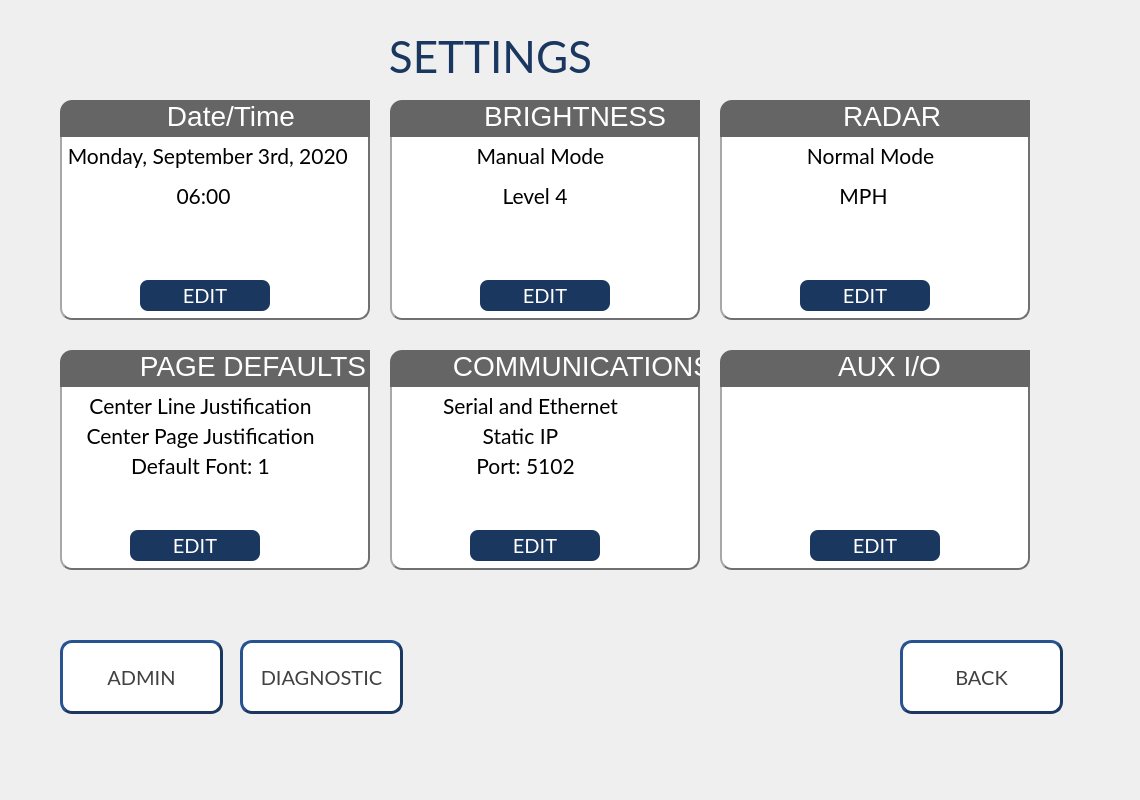
<?xml version="1.0" encoding="UTF-8"?>
<ui version="4.0">
 <class>HNS_Settings_Screen</class>
 <widget class="QWidget" name="HNS_Settings_Screen">
  <property name="geometry">
   <rect>
    <x>0</x>
    <y>0</y>
    <width>1140</width>
    <height>800</height>
   </rect>
  </property>
  <property name="windowTitle">
   <string>Form</string>
  </property>
  <widget class="QGroupBox" name="GB_Radar">
   <property name="geometry">
    <rect>
     <x>720</x>
     <y>100</y>
     <width>310</width>
     <height>220</height>
    </rect>
   </property>
   <property name="font">
    <font>
     <pointsize>21</pointsize>
    </font>
   </property>
   <property name="styleSheet">
    <string notr="true">QGroupBox{
	background-color:#FFFFFF;
	border-style:outset;
	border-radius:12px;
	border-radius:12px;
	border-color:#707070;
	border-width:2px
}

QGroupBox::title{
	background-color:#656565;
	color:#FFFFFF;
	padding-left:119px;
	padding-right:119px;
	padding-bottom:5px;
	subcontrol-position: top left;
	border-top-left-radius:12px;
	border-top-right-radius:12px;
}</string>
   </property>
   <property name="title">
    <string>RADAR</string>
   </property>
   <property name="alignment">
    <set>Qt::AlignCenter</set>
   </property>
   <widget class="QLabel" name="LBL_Settings_RadarMode">
    <property name="geometry">
     <rect>
      <x>40</x>
      <y>40</y>
      <width>221</width>
      <height>31</height>
     </rect>
    </property>
    <property name="font">
     <font>
      <family>Lato</family>
      <pointsize>16</pointsize>
     </font>
    </property>
    <property name="text">
     <string>Normal Mode</string>
    </property>
    <property name="alignment">
     <set>Qt::AlignCenter</set>
    </property>
   </widget>
   <widget class="QLabel" name="LBL_Settings_RadarUnits">
    <property name="geometry">
     <rect>
      <x>110</x>
      <y>80</y>
      <width>67</width>
      <height>31</height>
     </rect>
    </property>
    <property name="font">
     <font>
      <family>Lato</family>
      <pointsize>16</pointsize>
     </font>
    </property>
    <property name="text">
     <string>MPH</string>
    </property>
    <property name="alignment">
     <set>Qt::AlignCenter</set>
    </property>
   </widget>
   <widget class="QPushButton" name="PB_Settings_Radar">
    <property name="geometry">
     <rect>
      <x>80</x>
      <y>180</y>
      <width>130</width>
      <height>31</height>
     </rect>
    </property>
    <property name="font">
     <font>
      <family>Lato</family>
      <pointsize>15</pointsize>
     </font>
    </property>
    <property name="styleSheet">
     <string notr="true">QPushButton{
	background-color:#1A3760;
	color:#FFFFFF;
	border-radius:8px;
}</string>
    </property>
    <property name="text">
     <string>EDIT</string>
    </property>
   </widget>
  </widget>
  <widget class="QPushButton" name="PB_Settings_Back">
   <property name="geometry">
    <rect>
     <x>900</x>
     <y>640</y>
     <width>163</width>
     <height>74</height>
    </rect>
   </property>
   <property name="font">
    <font>
     <family>Lato</family>
     <pointsize>15</pointsize>
    </font>
   </property>
   <property name="styleSheet">
    <string notr="true">QPushButton{
	background-color:#FFFFFF;
	color:#414141;
	border-style:outset;
	border-width:3px;
	border-color:#1A3760;
	border-radius:12px;
}</string>
   </property>
   <property name="text">
    <string>BACK</string>
   </property>
  </widget>
  <widget class="QPushButton" name="PB_Admin">
   <property name="geometry">
    <rect>
     <x>60</x>
     <y>640</y>
     <width>163</width>
     <height>74</height>
    </rect>
   </property>
   <property name="font">
    <font>
     <family>Lato</family>
     <pointsize>15</pointsize>
    </font>
   </property>
   <property name="styleSheet">
    <string notr="true">QPushButton{
	background-color:#FFFFFF;
	color:#414141;
	border-style:outset;
	border-width:3px;
	border-color:#1A3760;
	border-radius:12px;
}</string>
   </property>
   <property name="text">
    <string>ADMIN</string>
   </property>
  </widget>
  <widget class="QGroupBox" name="groupBox_8">
   <property name="geometry">
    <rect>
     <x>60</x>
     <y>100</y>
     <width>310</width>
     <height>220</height>
    </rect>
   </property>
   <property name="font">
    <font>
     <pointsize>21</pointsize>
    </font>
   </property>
   <property name="styleSheet">
    <string notr="true">QGroupBox{
	background-color:#FFFFFF;
	border-style:outset;
	border-radius:12px;
	border-radius:12px;
	border-color:#707070;
	border-width:2px
}

QGroupBox::title{
	background-color:#656565;
	color:#FFFFFF;
	padding-left:103px;
	padding-right:103px;
	padding-bottom:5px;
	subcontrol-position: top left;
	border-top-left-radius:12px;
	border-top-right-radius:12px;
}</string>
   </property>
   <property name="title">
    <string>Date/Time</string>
   </property>
   <property name="alignment">
    <set>Qt::AlignCenter</set>
   </property>
   <widget class="QLabel" name="LBL_Settings_Date">
    <property name="geometry">
     <rect>
      <x>0</x>
      <y>40</y>
      <width>301</width>
      <height>31</height>
     </rect>
    </property>
    <property name="font">
     <font>
      <family>Lato</family>
      <pointsize>16</pointsize>
     </font>
    </property>
    <property name="text">
     <string>Monday, September 3rd, 2020 </string>
    </property>
    <property name="alignment">
     <set>Qt::AlignCenter</set>
    </property>
   </widget>
   <widget class="QLabel" name="LBL_Settings_Time">
    <property name="geometry">
     <rect>
      <x>110</x>
      <y>80</y>
      <width>67</width>
      <height>31</height>
     </rect>
    </property>
    <property name="font">
     <font>
      <family>Lato</family>
      <pointsize>16</pointsize>
     </font>
    </property>
    <property name="text">
     <string>06:00</string>
    </property>
    <property name="alignment">
     <set>Qt::AlignCenter</set>
    </property>
   </widget>
   <widget class="QPushButton" name="PB_Settings_DateTime">
    <property name="geometry">
     <rect>
      <x>80</x>
      <y>180</y>
      <width>130</width>
      <height>31</height>
     </rect>
    </property>
    <property name="font">
     <font>
      <family>Lato</family>
      <pointsize>15</pointsize>
     </font>
    </property>
    <property name="styleSheet">
     <string notr="true">QPushButton{
	background-color:#1A3760;
	color:#FFFFFF;
	border-radius:8px;
}</string>
    </property>
    <property name="text">
     <string>EDIT</string>
    </property>
   </widget>
  </widget>
  <widget class="QLabel" name="label_20">
   <property name="geometry">
    <rect>
     <x>330</x>
     <y>20</y>
     <width>321</width>
     <height>71</height>
    </rect>
   </property>
   <property name="font">
    <font>
     <family>Lato</family>
     <pointsize>33</pointsize>
    </font>
   </property>
   <property name="styleSheet">
    <string notr="true">color:#1A3760</string>
   </property>
   <property name="text">
    <string>SETTINGS</string>
   </property>
   <property name="alignment">
    <set>Qt::AlignCenter</set>
   </property>
  </widget>
  <widget class="QGroupBox" name="GB_Communications">
   <property name="geometry">
    <rect>
     <x>390</x>
     <y>350</y>
     <width>310</width>
     <height>220</height>
    </rect>
   </property>
   <property name="font">
    <font>
     <pointsize>21</pointsize>
    </font>
   </property>
   <property name="styleSheet">
    <string notr="true">QGroupBox{
	background-color:#FFFFFF;
	border-style:outset;
	border-radius:12px;
	border-radius:12px;
	border-color:#707070;
	border-width:2px
}

QGroupBox::title{
	background-color:#656565;
	color:#FFFFFF;
	padding-left:59px;
	padding-right:60px;
	padding-bottom:5px;
	subcontrol-position: top left;
	border-top-left-radius:12px;
	border-top-right-radius:12px;
}</string>
   </property>
   <property name="title">
    <string>COMMUNICATIONS</string>
   </property>
   <property name="alignment">
    <set>Qt::AlignCenter</set>
   </property>
   <widget class="QLabel" name="LBL_Settings_CommMode">
    <property name="geometry">
     <rect>
      <x>30</x>
      <y>40</y>
      <width>221</width>
      <height>31</height>
     </rect>
    </property>
    <property name="font">
     <font>
      <family>Lato</family>
      <pointsize>16</pointsize>
     </font>
    </property>
    <property name="text">
     <string>Serial and Ethernet</string>
    </property>
    <property name="alignment">
     <set>Qt::AlignCenter</set>
    </property>
   </widget>
   <widget class="QLabel" name="LBL_Settings_IPMode">
    <property name="geometry">
     <rect>
      <x>80</x>
      <y>70</y>
      <width>101</width>
      <height>31</height>
     </rect>
    </property>
    <property name="font">
     <font>
      <family>Lato</family>
      <pointsize>16</pointsize>
     </font>
    </property>
    <property name="text">
     <string>Static IP</string>
    </property>
    <property name="alignment">
     <set>Qt::AlignCenter</set>
    </property>
   </widget>
   <widget class="QPushButton" name="PB_Settings_Comm">
    <property name="geometry">
     <rect>
      <x>80</x>
      <y>180</y>
      <width>130</width>
      <height>31</height>
     </rect>
    </property>
    <property name="font">
     <font>
      <family>Lato</family>
      <pointsize>15</pointsize>
     </font>
    </property>
    <property name="styleSheet">
     <string notr="true">QPushButton{
	background-color:#1A3760;
	color:#FFFFFF;
	border-radius:8px;
}</string>
    </property>
    <property name="text">
     <string>EDIT</string>
    </property>
   </widget>
   <widget class="QLabel" name="LBL_Settings_IP_Port">
    <property name="geometry">
     <rect>
      <x>80</x>
      <y>100</y>
      <width>111</width>
      <height>31</height>
     </rect>
    </property>
    <property name="font">
     <font>
      <family>Lato</family>
      <pointsize>16</pointsize>
     </font>
    </property>
    <property name="text">
     <string>Port: 5102</string>
    </property>
    <property name="alignment">
     <set>Qt::AlignCenter</set>
    </property>
   </widget>
  </widget>
  <widget class="QPushButton" name="PB_Diagnostics">
   <property name="geometry">
    <rect>
     <x>240</x>
     <y>640</y>
     <width>163</width>
     <height>74</height>
    </rect>
   </property>
   <property name="font">
    <font>
     <family>Lato</family>
     <pointsize>15</pointsize>
    </font>
   </property>
   <property name="styleSheet">
    <string notr="true">QPushButton{
	background-color:#FFFFFF;
	color:#414141;
	border-style:outset;
	border-width:3px;
	border-color:#1A3760;
	border-radius:12px;
}</string>
   </property>
   <property name="text">
    <string>DIAGNOSTIC</string>
   </property>
  </widget>
  <widget class="QGroupBox" name="groupBox_11">
   <property name="geometry">
    <rect>
     <x>60</x>
     <y>350</y>
     <width>310</width>
     <height>220</height>
    </rect>
   </property>
   <property name="font">
    <font>
     <pointsize>21</pointsize>
    </font>
   </property>
   <property name="styleSheet">
    <string notr="true">QGroupBox{
	background-color:#FFFFFF;
	border-style:outset;
	border-radius:12px;
	border-radius:12px;
	border-color:#707070;
	border-width:2px
}

QGroupBox::title{
	background-color:#656565;
	color:#FFFFFF;
	padding-left:76px;
	padding-right:76px;
	padding-bottom:5px;
	subcontrol-position: top left;
	border-top-left-radius:12px;
	border-top-right-radius:12px;
}</string>
   </property>
   <property name="title">
    <string>PAGE DEFAULTS</string>
   </property>
   <property name="alignment">
    <set>Qt::AlignCenter</set>
   </property>
   <widget class="QLabel" name="LBL_Settings_LineJustification">
    <property name="geometry">
     <rect>
      <x>10</x>
      <y>40</y>
      <width>261</width>
      <height>31</height>
     </rect>
    </property>
    <property name="font">
     <font>
      <family>Lato</family>
      <pointsize>16</pointsize>
     </font>
    </property>
    <property name="text">
     <string>Center Line Justification</string>
    </property>
    <property name="alignment">
     <set>Qt::AlignCenter</set>
    </property>
   </widget>
   <widget class="QLabel" name="LBL_Settings_PageJustification">
    <property name="geometry">
     <rect>
      <x>10</x>
      <y>70</y>
      <width>261</width>
      <height>31</height>
     </rect>
    </property>
    <property name="font">
     <font>
      <family>Lato</family>
      <pointsize>16</pointsize>
     </font>
    </property>
    <property name="text">
     <string>Center Page Justification</string>
    </property>
    <property name="alignment">
     <set>Qt::AlignCenter</set>
    </property>
   </widget>
   <widget class="QPushButton" name="PB_Settings_PageDefaults">
    <property name="geometry">
     <rect>
      <x>70</x>
      <y>180</y>
      <width>130</width>
      <height>31</height>
     </rect>
    </property>
    <property name="font">
     <font>
      <family>Lato</family>
      <pointsize>15</pointsize>
     </font>
    </property>
    <property name="styleSheet">
     <string notr="true">QPushButton{
	background-color:#1A3760;
	color:#FFFFFF;
	border-radius:8px;
}</string>
    </property>
    <property name="text">
     <string>EDIT</string>
    </property>
   </widget>
   <widget class="QLabel" name="LBL_Settings_DefaultFont">
    <property name="geometry">
     <rect>
      <x>10</x>
      <y>100</y>
      <width>261</width>
      <height>31</height>
     </rect>
    </property>
    <property name="font">
     <font>
      <family>Lato</family>
      <pointsize>16</pointsize>
     </font>
    </property>
    <property name="text">
     <string>Default Font: 1</string>
    </property>
    <property name="alignment">
     <set>Qt::AlignCenter</set>
    </property>
   </widget>
  </widget>
  <widget class="QGroupBox" name="groupBox_9">
   <property name="geometry">
    <rect>
     <x>390</x>
     <y>100</y>
     <width>310</width>
     <height>220</height>
    </rect>
   </property>
   <property name="font">
    <font>
     <pointsize>21</pointsize>
    </font>
   </property>
   <property name="styleSheet">
    <string notr="true">QGroupBox{
	background-color:#FFFFFF;
	border-style:outset;
	border-radius:12px;
	border-radius:12px;
	border-color:#707070;
	border-width:2px
}

QGroupBox::title{
	background-color:#656565;
	color:#FFFFFF;
	padding-left:90px;
	padding-right:90px;
	padding-bottom:5px;
	subcontrol-position: top left;
	border-top-left-radius:12px;
	border-top-right-radius:12px;
}</string>
   </property>
   <property name="title">
    <string>BRIGHTNESS</string>
   </property>
   <property name="alignment">
    <set>Qt::AlignCenter</set>
   </property>
   <widget class="QLabel" name="LBL_Settings_BrightMode">
    <property name="geometry">
     <rect>
      <x>40</x>
      <y>40</y>
      <width>221</width>
      <height>31</height>
     </rect>
    </property>
    <property name="font">
     <font>
      <family>Lato</family>
      <pointsize>16</pointsize>
     </font>
    </property>
    <property name="text">
     <string>Manual Mode</string>
    </property>
    <property name="alignment">
     <set>Qt::AlignCenter</set>
    </property>
   </widget>
   <widget class="QLabel" name="LBL_Settings_BrightLevel">
    <property name="geometry">
     <rect>
      <x>20</x>
      <y>80</y>
      <width>250</width>
      <height>31</height>
     </rect>
    </property>
    <property name="font">
     <font>
      <family>Lato</family>
      <pointsize>16</pointsize>
     </font>
    </property>
    <property name="text">
     <string>Level 4</string>
    </property>
    <property name="alignment">
     <set>Qt::AlignCenter</set>
    </property>
   </widget>
   <widget class="QPushButton" name="PB_Settings_Brightness">
    <property name="geometry">
     <rect>
      <x>90</x>
      <y>180</y>
      <width>130</width>
      <height>31</height>
     </rect>
    </property>
    <property name="font">
     <font>
      <family>Lato</family>
      <pointsize>15</pointsize>
     </font>
    </property>
    <property name="styleSheet">
     <string notr="true">QPushButton{
	background-color:#1A3760;
	color:#FFFFFF;
	border-radius:8px;
}</string>
    </property>
    <property name="text">
     <string>EDIT</string>
    </property>
   </widget>
  </widget>
  <widget class="QGroupBox" name="GB_AuxIO">
   <property name="geometry">
    <rect>
     <x>720</x>
     <y>350</y>
     <width>310</width>
     <height>220</height>
    </rect>
   </property>
   <property name="font">
    <font>
     <pointsize>21</pointsize>
    </font>
   </property>
   <property name="styleSheet">
    <string notr="true">QGroupBox{
	background-color:#FFFFFF;
	border-style:outset;
	border-radius:12px;
	border-radius:12px;
	border-color:#707070;
	border-width:2px
}

QGroupBox::title{
	background-color:#656565;
	color:#FFFFFF;
	padding-left:114px;
	padding-right:115px;
	padding-bottom:5px;
	subcontrol-position: top left;
	border-top-left-radius:12px;
	border-top-right-radius:12px;
}</string>
   </property>
   <property name="title">
    <string>AUX I/O</string>
   </property>
   <property name="alignment">
    <set>Qt::AlignCenter</set>
   </property>
   <widget class="QPushButton" name="PB_Settings_AuxIO">
    <property name="geometry">
     <rect>
      <x>90</x>
      <y>180</y>
      <width>130</width>
      <height>31</height>
     </rect>
    </property>
    <property name="font">
     <font>
      <family>Lato</family>
      <pointsize>15</pointsize>
     </font>
    </property>
    <property name="styleSheet">
     <string notr="true">QPushButton{
	background-color:#1A3760;
	color:#FFFFFF;
	border-radius:8px;
}</string>
    </property>
    <property name="text">
     <string>EDIT</string>
    </property>
   </widget>
  </widget>
 </widget>
 <resources/>
 <connections/>
</ui>
